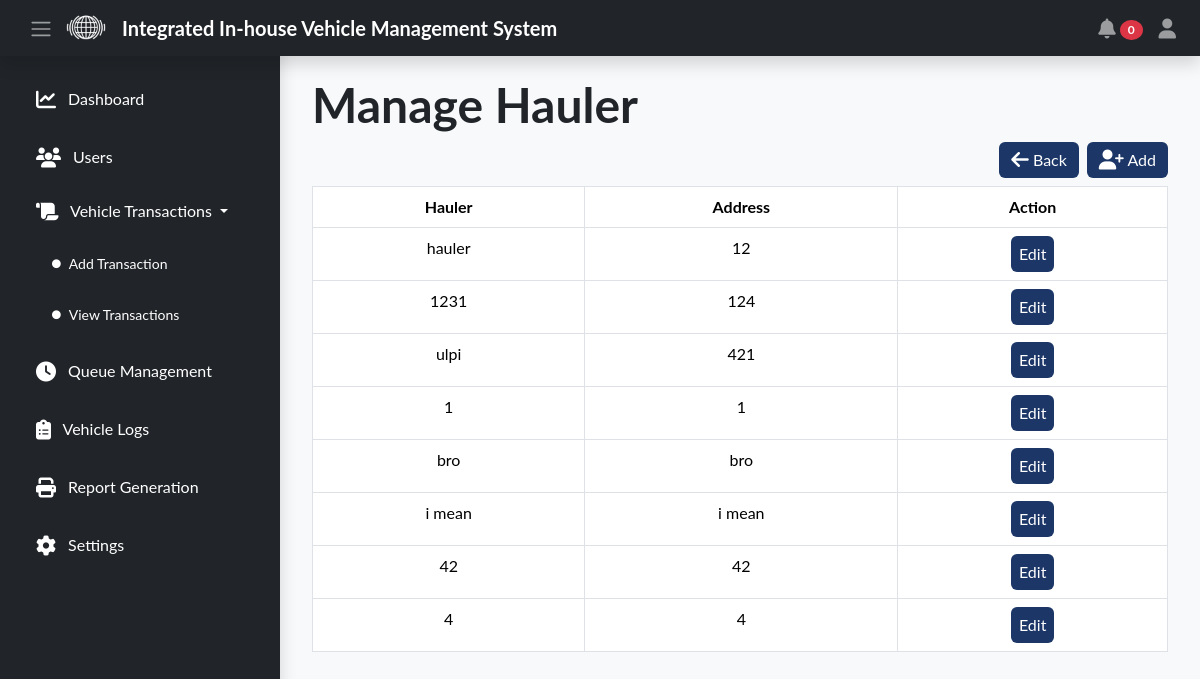
The app's page /admin/settings-hauler.php (signed in) with its own data.
### tables this page shows
CREATE TABLE `hauler` (
  `hauler_id` int(11) NOT NULL AUTO_INCREMENT,
  `hauler_name` varchar(255) NOT NULL,
  `hauler_address` varchar(255) NOT NULL,
  PRIMARY KEY (`hauler_id`)
);

### admin/settings-hauler.php (the view, shortened to what this page needs)
<?php
require_once '../api/db_connection.php';
?>
<!DOCTYPE html>
<html lang="en">
<head>
    <link rel="stylesheet" href="../public/css/bootstrap.min.css">
    <link rel="stylesheet" href="https://cdn.datatables.net/2.0.8/css/dataTables.dataTables.css" />
    <link rel="stylesheet" href="css/style.css">
</head>
<body class="bg-light">
    <?php
    include_once('navbar/navbar.php');
    ?>
    <div class="content" id="content">
        <div class="container">
            <h1 class="display-5 fw-bold">Manage Hauler</h1>
            <button class="btn btn-primary float-end mb-2 ms-2" data-bs-toggle="modal" data-bs-target="#add-hauler-modal">
                <i class="fa-solid fa-user-plus fa-lg" style="color: #ffffff;"></i> Add
            </button>
            <a href="settings.php" class="text-decoration-none" style="color:inherit">
                <button class="btn btn-primary float-end mb-2">
                    <i class="fa-solid fa-arrow-left fa-lg" style="color: #ffffff;"></i> Back
                </button>
            </a>
            <table class="table table-hover table-bordered text-center" id="hauler-table">
                <thead>
                    <th class="text-center" scope="col">Hauler</th>
                    <th class="text-center" scope="col">Address</th>
                    <th class="text-center" scope="col">Action</th>
                </thead>
                <tbody>
                    <?php
                    $sql = "SELECT * FROM `hauler`";
                    $result = mysqli_query($conn, $sql);
                    while ($row = mysqli_fetch_assoc($result)) {
                    ?>
                        <tr>
                            <td class="text-center" scope="row"><?= $row['hauler_name'] ?></td>
                            <td class="text-center" scope="row"><?= $row['hauler_address'] ?></td>
                            <td class="text-center">
                                <button class="btn btn-primary px-2 edit-hauler" data-id="<?= $row['hauler_id'] ?>">
                                    Edit
                                </button>
                            </td>
                        </tr>
                    <?php
                    }
                    ?>
                </tbody>
            </table>
        </div>
    </div>
</body>
</html>

### admin/navbar/navbar.php (shortened to what this page needs)
<nav class="navbar navbar-expand-lg navbar-dark bg-dark fixed-top px-3 shadow">
    <button class="btn btn-dark" id="sidebarToggle">
        <span class="navbar-toggler-icon"></span>
    </button>
    <img src="../assets/Untitled-1.png" style="width: 40px;">
    <a class="navbar-brand ms-3 fw-bold">Integrated In-house Vehicle Management System</a>
    <div class="collapse navbar-collapse justify-content-end">
        <ul class="navbar-nav ml-auto">
            <li class="nav-item dropdown ">
                <a class="nav-link" href="#" id="notificationDropdown" role="button" data-bs-toggle="dropdown" aria-expanded="false">
                    <i class="fa-solid fa-bell fa-lg"></i>
                    <span class="badge bg-danger rounded-circle">
                        <?php
                        $currentTime = date('Y-m-d H:i:s');
                        $transactionCountQuery = "SELECT COUNT(*) FROM `transaction` WHERE created_at >= '$currentTime'";
                        $result = mysqli_query($conn, $transactionCountQuery);
                        $transactionCount = mysqli_fetch_array($result)[0];
                        echo $transactionCount;
                        ?>
                    </span>
                </a>
            </li>
            <div class="dropdown">
                <li class="nav-item dropdown bg">
                    <a href="#" class="nav-link " data-bs-toggle="dropdown" aria-expanded="false">
                        <i class="fa-solid fa-user fa-lg"></i>
                    </a>
                </li>
            </div>
        </ul>
    </div>
</nav>
<div class="sidebar bg-dark shadow" id="sidebar">
    <div class="d-flex flex-column flex-shrink-0 p-3" style="width: 280px; height: 100svh; ">
        <ul class="nav nav-pills flex-column mb-3">
            <li class="nav-item mb-1">
                <a href="index.php" class="nav-link text-white">
                    <i class="fa-solid fa-chart-line fa-lg me-2 "></i>
                    Dashboard
                </a>
            </li>
            <li>
                <a href="users.php" class="nav-link text-white">
                    <i class="fa-solid fa-users fa-lg me-2"></i>
                    Users
                </a>
            </li>
            <li class="nav-item">
                <a class="nav-link dropdown-toggle text-white" href="#" id="vehicleTransactionsDropdown" role="button" data-bs-toggle="collapse" data-bs-target="#vehicleTransactionsSubmenu" aria-expanded="true">
                    <i class="fa-solid fa-scroll fa-lg me-2"></i>
                    Vehicle Transactions
                </a>
                <div class="collapse show" id="vehicleTransactionsSubmenu">
                    <ul class="btn-toggle-nav list-unstyled fw-normal pb-1 small ms-3">
                        <li><a href="add_transaction.php" class="nav-link text-white"><i class="fa-solid fa-circle fa-2xs me-2"></i>Add Transaction</a></li>
                        <li><a href="view_transaction.php" class="nav-link text-white"><i class="fa-solid fa-circle fa-2xs me-2"></i>View Transactions</a></li>
                    </ul>
                </div>
            </li>
            <li class="nav-item mb-1">
                <a href="queue.php" class="nav-link text-white">
                    <i class="fa-solid fa-clock fa-lg me-2"></i>
                    Queue Management
                </a>
            </li>
            <li class="nav-item mb-1">
                <a href="logs.php" class="nav-link text-white">
                    <i class="fa-solid fa-clipboard-list fa-lg me-2"></i> Vehicle Logs
                </a>
            </li>
            <li class="nav-item mb-1">
                <a href="report_generation.php" class="nav-link text-white">
                    <i class="fa-solid fa-print fa-lg me-2"></i>
                    Report Generation
                </a>
            </li>
            <li class="nav-item mb-1">
                <a href="settings.php" class="nav-link text-white">
                    <i class="fa-solid fa-gear fa-lg me-2"></i> Settings
                </a>
            </li>
        </ul>
    </div>
</div>

### admin/css/style.css (style rules this page uses)
body { padding-top: 56px; font-family: "Lato", sans-serif; }
.sidebar { position: fixed; top: 0; bottom: 0; left: 0; width: 280px; background-color: #1b3667; transition: all 0.3s; padding-top: 56px; }
.sidebar .nav-link { color: #fff; padding: 15px 20px; transition: background-color 0.3s, color 0.3s; }
.content { transition: margin-left 0.3s; margin-left: 280px; padding: 20px; }
.dropdown-toggle::after { transition: transform 0.2s; }
.btn-primary { background-color: #1b3667; border: #1b3667; }

### records on screen
hauler: hauler_name "hauler", hauler_address "12"
hauler: hauler_name "1231", hauler_address "124"
hauler: hauler_name "ulpi", hauler_address "421"
hauler: hauler_name "1", hauler_address "1"
hauler: hauler_name "bro", hauler_address "bro"
hauler: hauler_name "i mean", hauler_address "i mean"
hauler: hauler_name "42", hauler_address "42"
hauler: hauler_name "4", hauler_address "4"

### other values on screen
$transactionCount "0"
